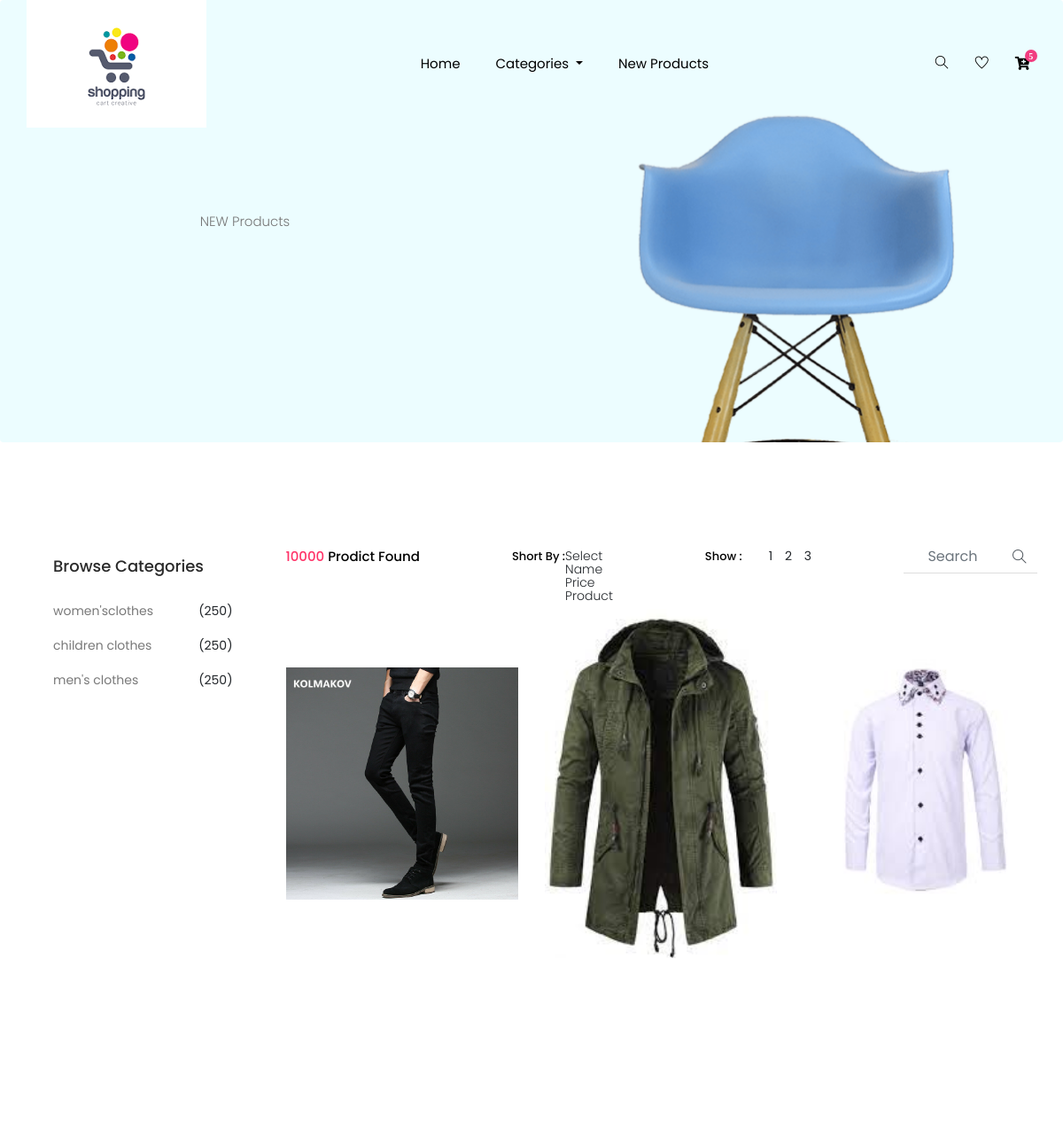
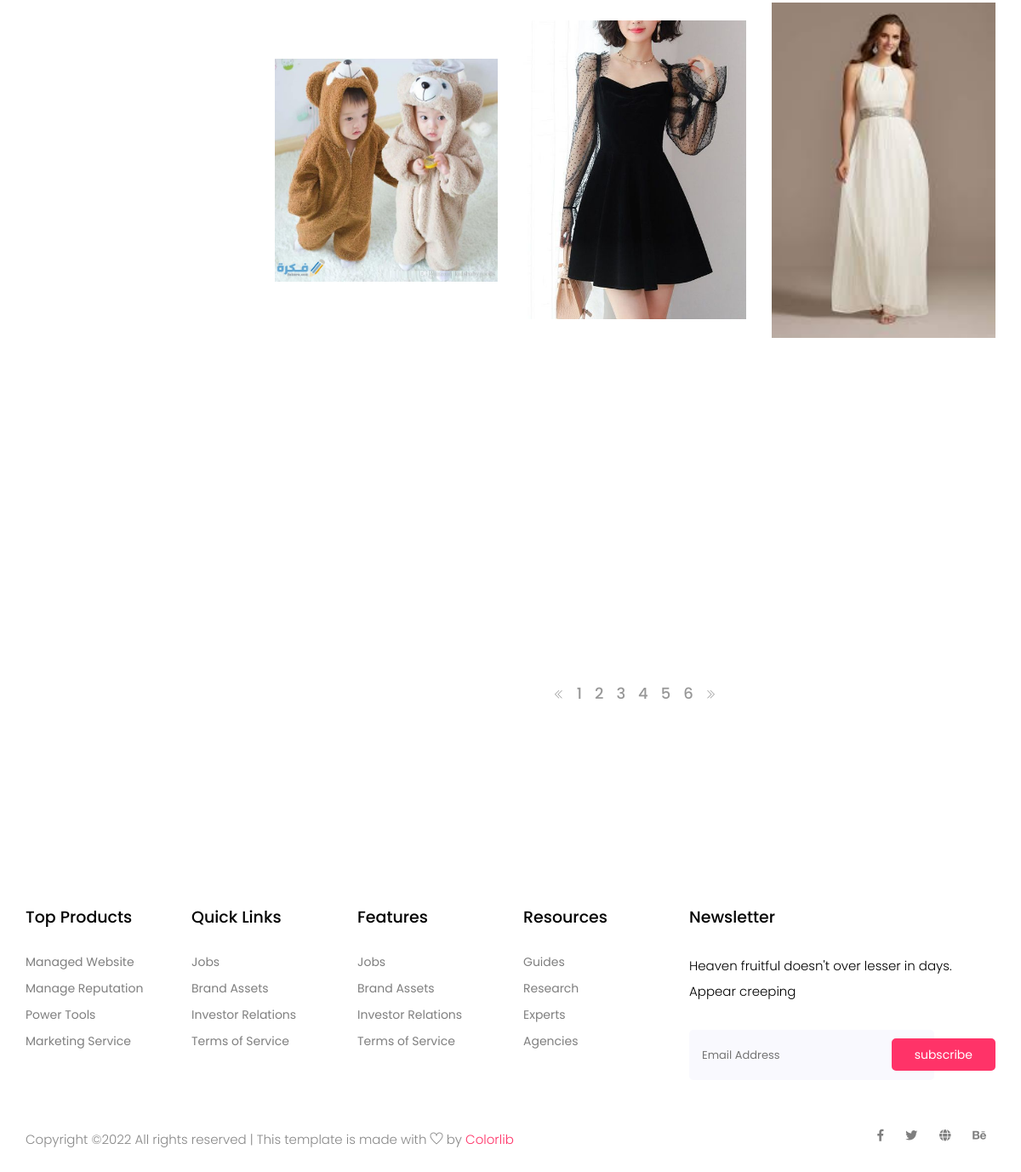
The page /newproducts/ on the database its author committed (2 pictures, top to bottom).
### product/models.py (models this page shows, shortened)
class category(models.Model):
    name = models.CharField(max_length=200)
    description = models.TextField()

class product(models.Model):
    name = models.CharField(max_length=200)
    description = models.TextField()
    image = models.ImageField()
    price = models.DecimalField(max_digits=11,decimal_places=2)
    category_id = models.ForeignKey(category,on_delete=models.CASCADE)

### product/views.py (the view)
# urls.py: path('newproducts/',views.newproducts,name="newproducts"),
def newproducts(request):
    allcategory = category.objects.all()
    allproducts = product.objects.all().order_by("-id")
    number =cart.objects.all().count()
    return render(request,'pages/newproducts.html',{"allproducts":allproducts,'number':number,"allcategory":allcategory})

### templates/pages/newproducts.html (shortened to what this page needs)
{% load static %}
<!doctype html>
<html lang="zxx">
<head>
    <link rel="stylesheet" href="{% static 'css/bootstrap.min.css' %}">
    <link rel="stylesheet" href="{% static 'css/animate.css' %}">
    <link rel="stylesheet" href="{% static 'css/owl.carousel.min.css' %}">
    <link rel="stylesheet" href="{% static 'css/all.css' %}">
    <link rel="stylesheet" href="{% static 'css/flaticon.css' %}">
    <link rel="stylesheet" href="{% static 'css/themify-icons.css' %}">
    <link rel="stylesheet" href="{% static 'css/magnific-popup.css' %}">
    <link rel="stylesheet" href="{% static 'css/slick.css' %}">
    <link rel="stylesheet" href="{% static 'css/style.css' %}">
</head>
<body>
    <header class="main_menu home_menu">
        <div class="container">
            <div class="row align-items-center">
                <div class="col-lg-12">
                    <nav class="navbar navbar-expand-lg navbar-light">
                        <a class="navbar-brand" href="/"> <img alt="logo"> </a>
                        <div class="collapse navbar-collapse main-menu-item" id="navbarSupportedContent">
                            <ul class="navbar-nav">
                                <li class="nav-item">
                                    <a class="nav-link" href="/">Home</a>
                                </li>
                                <li class="nav-item dropdown">
                                    <a class="nav-link dropdown-toggle" href="blog.html" id="navbarDropdown_3"
                                        role="button" data-toggle="dropdown" aria-haspopup="true" aria-expanded="false">
                                        Categories
                                    </a>
                                </li>
                                <li class="nav-item">
                                    <a class="nav-link" href="/newproducts">new products</a>
                                </li>
                            </ul>
                        </div>
                        <div class="hearer_icon d-flex">
                            <a id="search_1" href="javascript:void(0)"><i class="ti-search"></i></a>
                            <a href=""><i class="ti-heart"></i></a>
                            <div class="dropdown cart">
                                <a class="dropdown-toggle" href="#" id="navbarDropdown3" role="button"
                                    data-toggle="dropdown" aria-haspopup="true" aria-expanded="false">
                                    <i class="fas fa-cart-plus"></i>
                                </a>
                            </div>
                        </div>
                    </nav>
                </div>
            </div>
        </div>
    </header>
    <section class="breadcrumb breadcrumb_bg">
        <div class="container">
            <div class="row justify-content-center">
                <div class="col-lg-8">
                    <div class="breadcrumb_iner">
                        <div class="breadcrumb_iner_item">
                            <p>NEW Products</p>
                        </div>
                    </div>
                </div>
            </div>
        </div>
    </section>
    <section class="cat_product_area section_padding">
        <div class="container">
            <div class="row">
                <div class="col-lg-3">
                    <div class="left_sidebar_area">
                        <aside class="left_widgets p_filter_widgets">
                            <div class="l_w_title">
                                <h3>Browse Categories</h3>
                            </div>
                            <div class="widgets_inner">
                                <ul class="list">
                                    {% for i in allcategory %}
                                    <li>
                                        <a href="/category/{{i.id}}">{{i.name}}</a>
                                        <span>(250)</span>
                                    </li>
                                    {% endfor %}
                                </ul>
                            </div>
                        </aside>
                    </div>
                </div>
                <div class="col-lg-9">
                    <div class="row">
                        <div class="col-lg-12">
                            <div class="product_top_bar d-flex justify-content-between align-items-center">
                                <div class="single_product_menu">
                                    <p><span>10000 </span> Prodict Found</p>
                                </div>
                                <div class="single_product_menu d-flex">
                                    <h5>short by : </h5>
                                </div>
                                <div class="single_product_menu d-flex">
                                    <h5>show :</h5>
                                    <div class="top_pageniation">
                                        <ul>
                                            <li>1</li>
                                            <li>2</li>
                                            <li>3</li>
                                        </ul>
                                    </div>
                                </div>
                                <div class="single_product_menu d-flex">
                                    <div class="input-group">
                                        <input type="text" class="form-control" placeholder="search"
                                            aria-describedby="inputGroupPrepend">
                                        <div class="input-group-prepend">
                                            <span class="input-group-text" id="inputGroupPrepend"><i
                                                    class="ti-search"></i></span>
                                        </div>
                                    </div>
                                </div>
                            </div>
                        </div>
                    </div>
                    <div class="row align-items-center latest_product_inner">
                        {% for i in allproducts%}
                        <a href="/product/{{i.id}}">
                        <div class="col-lg-4 col-sm-6">
                            <div class="single_product_item">
                                <img src="{{i.image.url}}" alt="">
                                <div class="single_product_text">
                                </div>
                            </div>
                        </div>
                    </a>
                        {% endfor %}
                        <div class="col-lg-12">
                            <div class="pageination">
                                <nav aria-label="Page navigation example">
                                    <ul class="pagination justify-content-center">
                                        <li class="page-item">
                                            <a class="page-link" href="#" aria-label="Previous">
                                                <i class="ti-angle-double-left"></i>
                                            </a>
                                        </li>
                                        <li class="page-item"><a class="page-link" href="#">1</a></li>
                                        <li class="page-item"><a class="page-link" href="#">2</a></li>
                                        <li class="page-item"><a class="page-link" href="#">3</a></li>
                                        <li class="page-item"><a class="page-link" href="#">4</a></li>
                                        <li class="page-item"><a class="page-link" href="#">5</a></li>
                                        <li class="page-item"><a class="page-link" href="#">6</a></li>
                                        <li class="page-item">
                                            <a class="page-link" href="#" aria-label="Next">
                                                <i class="ti-angle-double-right"></i>
                                            </a>
                                        </li>
                                    </ul>
                                </nav>
                            </div>
                        </div>
                    </div>
                </div>
            </div>
        </div>
    </section>
    <footer class="footer_part">
        <div class="container">
            <div class="row justify-content-around">
                <div class="col-sm-6 col-lg-2">
                    <div class="single_footer_part">
                        <h4>Top Products</h4>
                        <ul class="list-unstyled">
                            <li><a href="">Managed Website</a></li>
                            <li><a href="">Manage Reputation</a></li>
                            <li><a href="">Power Tools</a></li>
                            <li><a href="">Marketing Service</a></li>
                        </ul>
                    </div>
                </div>
                <div class="col-sm-6 col-lg-2">
                    <div class="single_footer_part">
                        <h4>Quick Links</h4>
                        <ul class="list-unstyled">
                            <li><a href="">Jobs</a></li>
                            <li><a href="">Brand Assets</a></li>
                            <li><a href="">Investor Relations</a></li>
                            <li><a href="">Terms of Service</a></li>
                        </ul>
                    </div>
                </div>
                <div class="col-sm-6 col-lg-2">
                    <div class="single_footer_part">
                        <h4>Features</h4>
                        <ul class="list-unstyled">
                            <li><a href="">Jobs</a></li>
                            <li><a href="">Brand Assets</a></li>
                            <li><a href="">Investor Relations</a></li>
                            <li><a href="">Terms of Service</a></li>
                        </ul>
                    </div>
                </div>
                <div class="col-sm-6 col-lg-2">
                    <div class="single_footer_part">
                        <h4>Resources</h4>
                        <ul class="list-unstyled">
                            <li><a href="">Guides</a></li>
                            <li><a href="">Research</a></li>
                            <li><a href="">Experts</a></li>
                            <li><a href="">Agencies</a></li>
                        </ul>
                    </div>
                </div>
                <div class="col-sm-6 col-lg-4">
                    <div class="single_footer_part">
                        <h4>Newsletter</h4>
                        <p>Heaven fruitful doesn't over lesser in days. Appear creeping
                        </p>
                        <div id="mc_embed_signup">
                            <form target="_blank"
                                action="https://spondonit.us12.list-manage.com/subscribe/post?u=1462626880ade1ac87bd9c93a&amp;id=92a4423d01"
                                method="get" class="subscribe_form relative mail_part">
                                <input type="email" name="email" id="newsletter-form-email" placeholder="Email Address"
                                    class="placeholder hide-on-focus" onfocus="this.placeholder = ''"
                                    onblur="this.placeholder = ' Email Address '">
                                <button type="submit" name="submit" id="newsletter-submit"
                                    class="email_icon newsletter-submit button-contactForm">subscribe</button>
                            </form>
                        </div>
                    </div>
                </div>
            </div>
        </div>
        <div class="copyright_part">
            <div class="container">
                <div class="row">
                    <div class="col-lg-8">
                        <div class="copyright_text">
                            <P>
Copyright &copy;<script>document.write(new Date().getFullYear());</script> All rights reserved | This template is made with <i class="ti-heart" aria-hidden="true"></i> by <a href="https://colorlib.com" target="_blank">Colorlib</a>
</P>
                        </div>
                    </div>
                    <div class="col-lg-4">
                        <div class="footer_icon social_icon">
                            <ul class="list-unstyled">
                                <li><a href="#" class="single_social_icon"><i class="fab fa-facebook-f"></i></a></li>
                                <li><a href="#" class="single_social_icon"><i class="fab fa-twitter"></i></a></li>
                                <li><a href="#" class="single_social_icon"><i class="fas fa-globe"></i></a></li>
                                <li><a href="#" class="single_social_icon"><i class="fab fa-behance"></i></a></li>
                            </ul>
                        </div>
                    </div>
                </div>
            </div>
        </div>
    </footer>
</body>
</html>

### product/static/css/all.css (style rules this page uses)
.fa, .fas, .far, .fal, .fab { -moz-osx-font-smoothing: grayscale; -webkit-font-smoothing: antialiased; display: inline-block; font-style: normal; font-variant: normal; text-rendering: auto; line-height: 1; }
.fa-behance:before { content: "\f1b4"; }
.fa-cart-plus:before { content: "\f217"; }
.fa-facebook-f:before { content: "\f39e"; }
.fa-globe:before { content: "\f0ac"; }
.fa-twitter:before { content: "\f099"; }
.fab { font-family: 'Font Awesome 5 Brands'; }
.fa, .fas { font-family: 'Font Awesome 5 Free'; font-weight: 900; }

### rows shown on the page
category: name "women'sclothes"
category: name "children clothes"
category: name "men's clothes"
product: image (picture)
product: image (picture)
product: image (picture)
product: image (picture)
product: image (picture)
product: image (picture)
